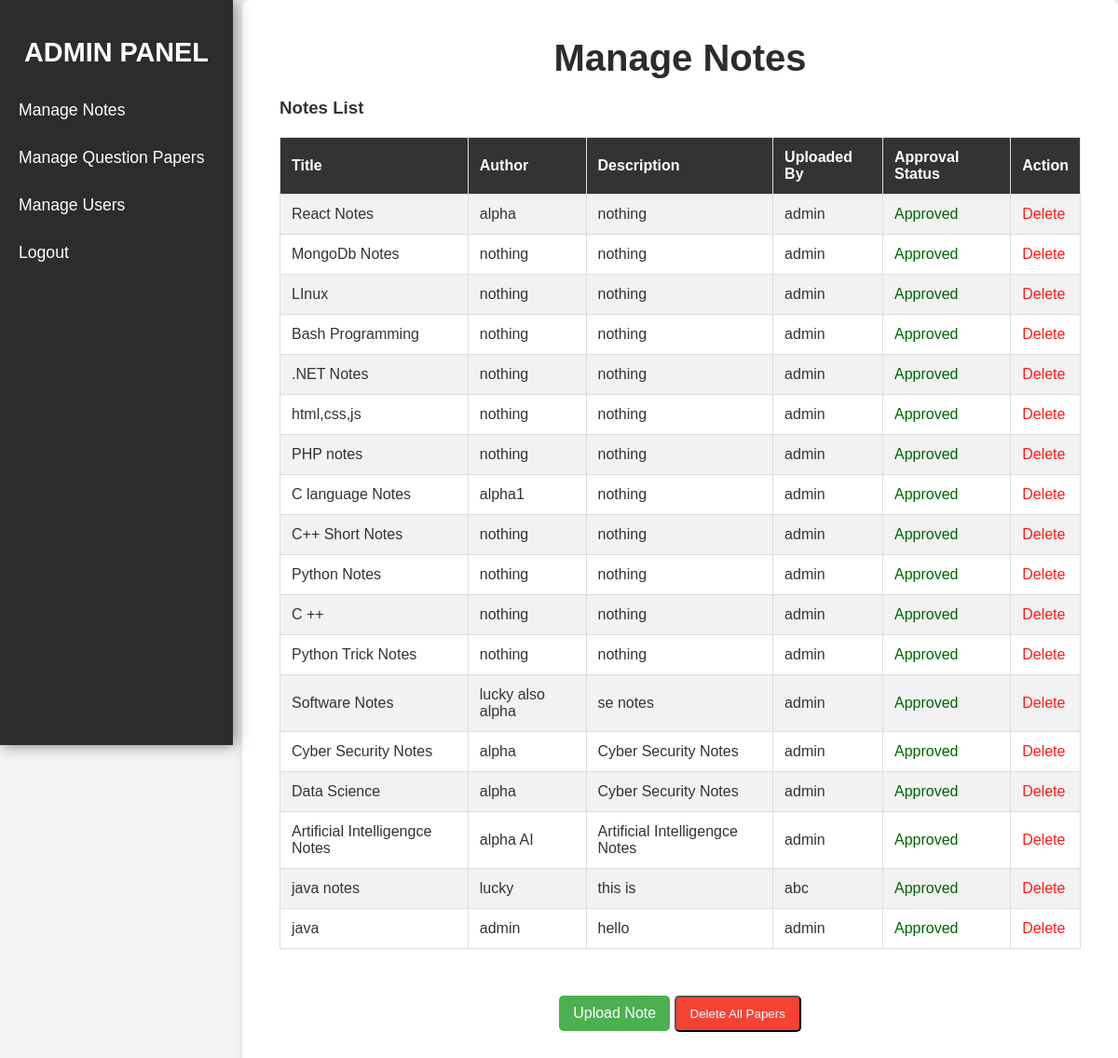
/admin/manage_notes.php, run on the app's committed database.
### tables this page shows
CREATE TABLE `notes` (
  `id` int(11) NOT NULL,
  `title` varchar(255) NOT NULL,
  `author` varchar(255) NOT NULL,
  `description` text NOT NULL,
  `file_name` varchar(255) NOT NULL,
  `is_approved` tinyint(1) DEFAULT 0,
  `user_id` int(11) NOT NULL,
  `subject` varchar(255) DEFAULT NULL,
  `thumbnail_path` varchar(255) DEFAULT NULL,
  `upload_at` datetime DEFAULT current_timestamp()
);

CREATE TABLE `registered_user` (
  `id` int(11) NOT NULL,
  `full_name` varchar(100) NOT NULL,
  `username` varchar(100) NOT NULL,
  `email` varchar(100) NOT NULL,
  `password` varchar(100) NOT NULL,
  `role` varchar(50) NOT NULL DEFAULT 'user'
);

### admin/manage_notes.php (the view, shortened to what this page needs)
<?php
include('../connection/connection.php');
include('../includes/sidebar.php');
$query = "SELECT notes.*, registered_user.username
          FROM notes
          JOIN registered_user ON notes.user_id = registered_user.id";
try {
    $stmt = $pdo->prepare($query);
    $stmt->execute();
} catch (PDOException $e) {
    echo "Error: " . $e->getMessage();
}
?>
<!DOCTYPE html>
<html lang="en">
<head>
    <link rel="stylesheet" href="../css/dashboard.css">
</head>
<body>
    <div class="content">
        <div class="dashboard-header">
            <h1>Manage Notes</h1>
        </div>
        <?php if ($stmt->rowCount() > 0): ?>
            <div class="card">
                <h3>Notes List</h3>
                <table>
                    <tr>
                        <th>Title</th>
                        <th>Author</th>
                        <th>Description</th>
                        <th>Uploaded By</th>
                        <th>Approval Status</th>
                        <th>Action</th>
                    </tr>
                    <?php while ($row = $stmt->fetch(PDO::FETCH_ASSOC)): ?>
                        <tr>
                            <td><?php echo htmlspecialchars($row['title']); ?></td>
                            <td><?php echo htmlspecialchars($row['author']); ?></td>
                            <td><?php echo htmlspecialchars($row['description']); ?></td>
                            <td><?php echo htmlspecialchars($row['username']); ?></td>
                            <td>
                                <?php if ($row['is_approved'] == 1): ?>
                                    <span class="approved">Approved</span>
                                <?php else: ?>
                                    <span class="unapproved">Not Approved</span>
                                <?php endif; ?>
                            </td>
                            <td>
                                <a href="delete_note.php?id=<?php echo $row['id']; ?>"
                                   onclick="return confirm('Are you sure you want to delete this note?');" class="delete-alpha">Delete</a>
                            </td>
                        </tr>
                    <?php endwhile; ?>
                </table>
            </div>
        <?php else: ?>
            <p>No notes found.</p>
        <?php endif; ?>
    <div class="center-button">
            <a href="upload_notes.php" class="upload-button">Upload Note</a>
    <form method="post" action="delete_all_Notes.php" onsubmit="return confirm('Are you sure you want to delete all Notes?');">
        <button type="submit" class="upload-button" style="background-color: #f44336; cursor: pointer;">Delete All Papers</button>
    </form>
    </div>
    </div>
</body>
</html>

### includes/sidebar.php
<div class="sidebar">
    <h2>Admin Panel</h2>
    <a href="manage_notes.php">Manage Notes</a>
    <a href="manage_papers.php">Manage Question Papers</a>
    <a href="manage_users.php">Manage Users</a>
    <a href="../logout.php" class="logout-btn">Logout</a>
</div>

### css/dashboard.css (style rules this page uses)
* { margin: 0; padding: 0; box-sizing: border-box; font-family: 'Arial', sans-serif; }
body { background-color: #f4f4f4; font-size: 16px; color: #333; display: flex; justify-content: flex-start; align-items: flex-start; min-height: 100vh; }
.sidebar { background-color: #2c2c2c; color: white; height: 100vh; padding-top: 40px; position: fixed; width: 250px; top: 0; left: 0; box-shadow: 2px 0 15px rgba(0, 0, 0, 0.5); }
.sidebar h2 { font-size: 1.8em; margin-bottom: 20px; text-align: center; font-weight: 700; text-transform: uppercase; color: #ffffff; }
.sidebar a { display: block; padding: 15px 20px; text-decoration: none; color: #ffffff; font-size: 1.1em; transition: background-color 0.3s ease; }
.content { margin-left: 260px; padding: 40px; width: calc(100% - 260px); min-height: 100vh; background-color: #ffffff; box-shadow: 0 0 10px rgba(0, 0, 0, 0.1); border-radius: 8px; }
.content h1 { font-size: 2.5em; color: #2c2c2c; margin-bottom: 20px; font-weight: 600; text-align: center; }
table { width: 100%; border-collapse: collapse; margin-top: 20px; }
table th, table td { padding: 12px; text-align: left; border: 1px solid #ddd; }
table th { background-color: #333; color: white; }
table tr:nth-child(even) { background-color: #f2f2f2; }
table a { color: #2980b9; text-decoration: none; }
.approved { color: #006400; }
.delete-alpha { color: rgb(255, 26, 26); text-decoration: none }

### admin/manage_notes.php (style rules this page uses)
.center-button { text-align: center; margin-top: 50px; }
.center-button form { display: inline-block; }
.upload-button { display: inline-block; padding: 10px 15px; background-color: #4CAF50; color: white; text-decoration: none; border-radius: 5px; }

### data on the page
notes: title "React Notes", author "alpha", description "nothing", user.username "admin", is_approved "Approved"
notes: title "MongoDb Notes", author "nothing", description "nothing", user.username "admin", is_approved "Approved"
notes: title "LInux", author "nothing", description "nothing", user.username "admin", is_approved "Approved"
notes: title "Bash Programming", author "nothing", description "nothing", user.username "admin", is_approved "Approved"
notes: title ".NET Notes", author "nothing", description "nothing", user.username "admin", is_approved "Approved"
notes: title "html,css,js", author "nothing", description "nothing", user.username "admin", is_approved "Approved"
notes: title "PHP notes", author "nothing", description "nothing", user.username "admin", is_approved "Approved"
notes: title "C language Notes", author "alpha1", description "nothing", user.username "admin", is_approved "Approved"
notes: title "C++ Short Notes", author "nothing", description "nothing", user.username "admin", is_approved "Approved"
notes: title "Python Notes", author "nothing", description "nothing", user.username "admin", is_approved "Approved"
notes: title "C ++", author "nothing", description "nothing", user.username "admin", is_approved "Approved"
notes: title "Python Trick Notes", author "nothing", description "nothing", user.username "admin", is_approved "Approved"
notes: title "Software Notes", author "lucky also alpha", description "se notes", user.username "admin", is_approved "Approved"
notes: title "Cyber Security Notes", author "alpha", description "Cyber Security Notes", user.username "admin", is_approved "Approved"
notes: title "Data Science", author "alpha", description "Cyber Security Notes", user.username "admin", is_approved "Approved"
notes: title "Artificial Intelligengce Notes", author "alpha AI", description "Artificial Intelligengce Notes", user.username "admin", is_approved "Approved"
notes: title "java notes", author "lucky", description "this is", user.username "abc", is_approved "Approved"
notes: title "java", author "admin", description "hello", user.username "admin", is_approved "Approved"
